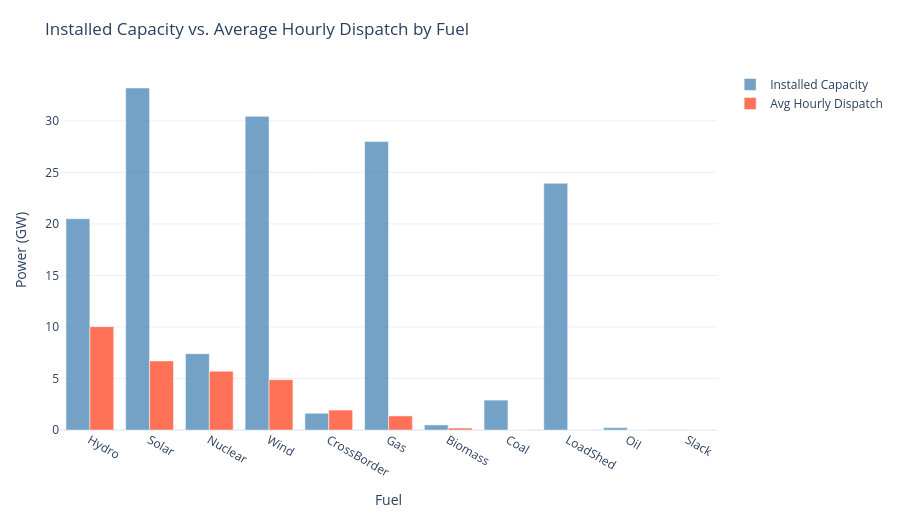

Here is the notebook cell this chart was saved with:
### Markdown cell above
## Installed Capacity vs. Dispatch

### Code cell
# Average dispatch per fuel across all hours and both days
avg_fuel_all = (fuel_df.groupby('fuel')
                .agg(dispatch_mw=('dispatch_mw', 'mean'),
                     capacity_mw=('capacity_mw', 'first'))
                .reset_index()
                .sort_values('dispatch_mw', ascending=False))
avg_fuel_all = avg_fuel_all[avg_fuel_all['capacity_mw'] > 1].copy()

# Hide installed capacity for Slack bus as it is artificially large
avg_fuel_all.loc[avg_fuel_all['fuel'] == 'Slack', 'capacity_mw'] = np.nan

fig = go.Figure()
fig.add_trace(go.Bar(
    x=avg_fuel_all['fuel'], y=avg_fuel_all['capacity_mw'] / 1e3,
    name='Installed Capacity', marker_color='steelblue', opacity=0.75,
    hovertemplate='Fuel: %{x}<br>Capacity: %{y:.2f} GW<extra></extra>',
))
fig.add_trace(go.Bar(
    x=avg_fuel_all['fuel'], y=avg_fuel_all['dispatch_mw'] / 1e3,
    name='Avg Hourly Dispatch', marker_color='tomato', opacity=0.9,
    hovertemplate='Fuel: %{x}<br>Avg dispatch: %{y:.2f} GW<extra></extra>',
))
fig.update_layout(
    title='Installed Capacity vs. Average Hourly Dispatch by Fuel',
    xaxis_title='Fuel', yaxis_title='Power (GW)', barmode='group',
    height=520, margin=dict(l=60, r=30, t=70, b=90),
)
fig.update_xaxes(tickangle=30)
save_plotly(fig, 'capacity_vs_dispatch.html')
fig.show()

### Figure 1 — Plotly figure (JSON) as saved in the notebook; plotly's stock layout.template omitted (floating-point values rounded to 4 significant figures)
{"data": [{"hovertemplate": "Fuel: %{x}<br>Capacity: %{y:.2f} GW<extra></extra>", "marker": {"color": "steelblue"}, "name": "Installed Capacity", "opacity": 0.75, "type": "bar", "x": ["Hydro", "Solar", "Nuclear", "Wind", "CrossBorder", "Gas", "Biomass", "Coal", "LoadShed", "Oil", "Slack"], "y": [20.5, 33.19, 7.408, 30.43, 1.623, 27.99, 0.493, 2.9, 23.94, 0.226, NaN]}, {"hovertemplate": "Fuel: %{x}<br>Avg dispatch: %{y:.2f} GW<extra></extra>", "marker": {"color": "tomato"}, "name": "Avg Hourly Dispatch", "opacity": 0.9, "type": "bar", "x": ["Hydro", "Solar", "Nuclear", "Wind", "CrossBorder", "Gas", "Biomass", "Coal", "LoadShed", "Oil", "Slack"], "y": [10.03, 6.703, 5.705, 4.879, 1.937, 1.365, 0.1885, 0.0, 0.0, 0.0, 0.0]}], "layout": {"barmode": "group", "height": 520, "margin": {"b": 90, "l": 60, "r": 30, "t": 70}, "title": {"text": "Installed Capacity vs. Average Hourly Dispatch by Fuel"}, "xaxis": {"tickangle": 30, "title": {"text": "Fuel"}}, "yaxis": {"title": {"text": "Power (GW)"}}}}
